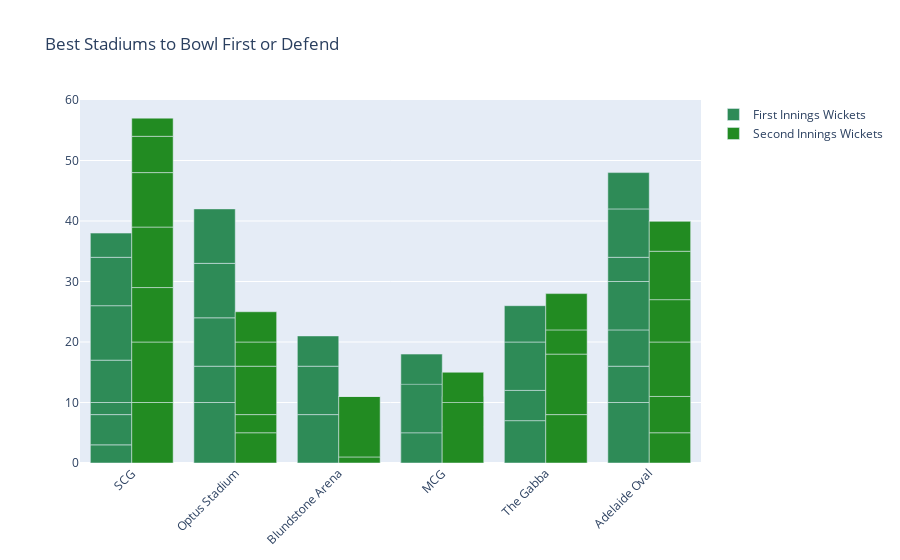

Source (notebook cell):
### Code cell
fig = go.Figure()
fig.add_trace(go.Bar(
    x=data["venue"],
    y=data["first innings wickets"],
    name='First Innings Wickets',
    marker_color='seagreen'
))
fig.add_trace(go.Bar(
    x=data["venue"],
    y=data["second innings wickets"],
    name='Second Innings Wickets',
    marker_color='forestgreen'
))
fig.update_layout(barmode='group', 
                  xaxis_tickangle=-45, 
                  title="Best Stadiums to Bowl First or Defend")
fig.show()

### Figure 1 — Plotly figure (JSON) as saved in the notebook; plotly's stock layout.template omitted (floating-point values rounded to 4 significant figures)
{"data": [{"marker": {"color": "seagreen"}, "name": "First Innings Wickets", "type": "bar", "x": ["SCG", "Optus Stadium", "Blundstone Arena", "MCG", "Blundstone Arena", "Blundstone Arena", "Optus Stadium", "MCG", "MCG", "SCG", "SCG", "Optus Stadium", "MCG", "MCG", "SCG", "The Gabba", "Optus Stadium", "Optus Stadium", "The Gabba", "The Gabba", "The Gabba", "Adelaide Oval", "Adelaide Oval", "SCG", "Adelaide Oval", "Adelaide Oval", "SCG", "Adelaide Oval", "Adelaide Oval", "MCG", "SCG", "Adelaide Oval", "MCG"], "y": [3, 10, 8, 8, 8, 5, 6, 10, null, 5, 2, 8, null, null, 7, 7, 9, 9, 5, 8, 6, 10, 6, 9, 6, 8, 8, 4, 8, 5, 4, 6, 8]}, {"marker": {"color": "forestgreen"}, "name": "Second Innings Wickets", "type": "bar", "x": ["SCG", "Optus Stadium", "Blundstone Arena", "MCG", "Blundstone Arena", "Blundstone Arena", "Optus Stadium", "MCG", "MCG", "SCG", "SCG", "Optus Stadium", "MCG", "MCG", "SCG", "The Gabba", "Optus Stadium", "Optus Stadium", "The Gabba", "The Gabba", "The Gabba", "Adelaide Oval", "Adelaide Oval", "SCG", "Adelaide Oval", "Adelaide Oval", "SCG", "Adelaide Oval", "Adelaide Oval", "MCG", "SCG", "Adelaide Oval", "MCG"], "y": [10, 5, 1, 6, 10, 0, 3, 5, null, 10, 9, 8, null, null, 10, 8, 4, 5, 10, 4, 6, 5, 6, 9, 9, 7, 6, 8, 5, 10, 3, 0, 5]}], "layout": {"barmode": "group", "title": {"text": "Best Stadiums to Bowl First or Defend"}, "xaxis": {"tickangle": -45}}}
